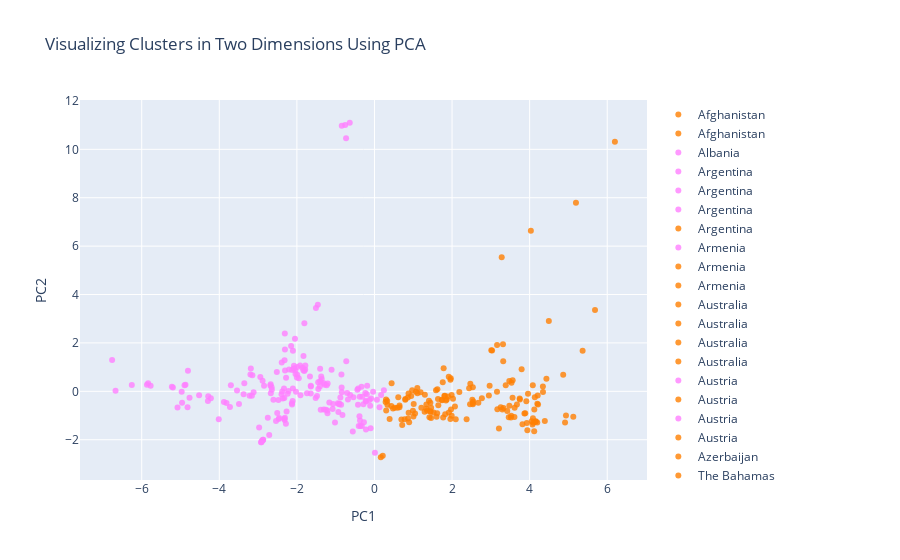

Write notebook code for a chart like this one.
### Code cell
#for i in range(1, len(df.columns)):
#    col_name = 'S'+ str(i)
#    fig.add_trace(go.Scatter(x=df['DateTime'], y=df[col_name],
#                        mode='lines', # 'lines' or 'markers'
#                        name=col_name))
country_cluster = []
colors = ['rgba(255, 128, 255, 0.8)', 'rgba(255, 128, 2, 0.8)', 'rgba(0, 255, 200, 0.8)','rgba(255, 55, 0, 0.8)']
#colors = ['rgba(255, 128, 255, 0.8)', 'rgba(255, 128, 2, 0.8)', 'rgba(0, 255, 200, 0.8)']
for i in range(len(fA['Country'])):
    country_cluster.append(go.Scatter(
        x = [fA["PC1_2d"][i]],
        y = [fA["PC2_2d"][i]],
        mode = "markers",
        name = fA['Country'][i],
        marker = dict(color = colors[int(fA[0][i])]),
        #text = cat_country[i+1]
    ))
    
title = "Visualizing Clusters in One Dimension Using PCA"

data = country_cluster #, trace4]

title = "Visualizing Clusters in Two Dimensions Using PCA"

layout = dict(title = title,
              xaxis= dict(title= 'PC1',ticklen= 5,zeroline= False),
              yaxis= dict(title= 'PC2',ticklen= 5,zeroline= False)
             )

fig = dict(data = data, layout = layout)

iplot(fig)
